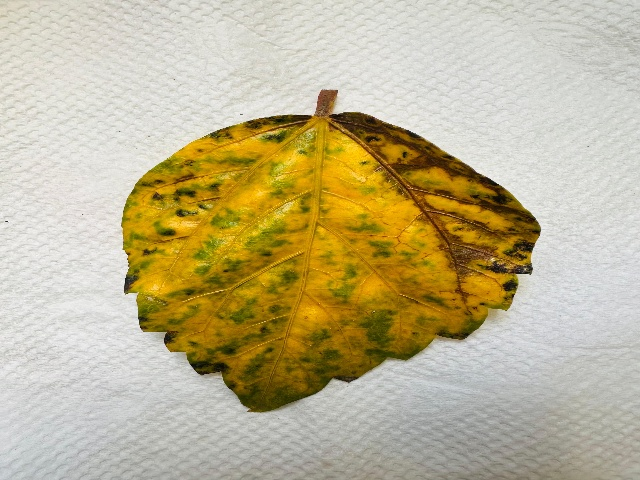
#> input picture data/feuille_reelle1.jpeg, 640 x 480 px; its folder holds only this picture in this run
$ python -i pipeline_cv.py   (imports and definitions only)   (older library calls are emulated)
#> lines starting #> are read from the running program, lines starting #| are printed output that depends on the picture; after the words box and inside, x2 and y2 are one past the last pixel; in counts of white or black regions, pixels touching at a corner belong together
import cv2
import numpy as np
import os
from skimage.feature import local_binary_pattern

# ─── 1. CHARGER UNE IMAGE ───────────────────────────────
def load_image(path):
    img = cv2.imread(path)
    if img is None:
        print(f"Erreur : impossible de charger {path}")
        return None
    print(f"✅ Image chargée : {img.shape}")
    return img

# ─── 2. CLAHE (correction luminosité) ───────────────────
def apply_clahe(img):
    lab = cv2.cvtColor(img, cv2.COLOR_BGR2LAB)
    l, a, b = cv2.split(lab)
    clahe = cv2.createCLAHE(clipLimit=2.0, tileGridSize=(8,8))
    l_clahe = clahe.apply(l)
    lab_clahe = cv2.merge((l_clahe, a, b))
    result = cv2.cvtColor(lab_clahe, cv2.COLOR_LAB2BGR)
    print("✅ CLAHE appliqué")
    return result

# ─── 3. GRABCUT (segmentation feuille) ──────────────────
def apply_grabcut(img):
    mask = np.zeros(img.shape[:2], np.uint8)
    bgd_model = np.zeros((1, 65), np.float64)
    fgd_model = np.zeros((1, 65), np.float64)
    h, w = img.shape[:2]
    rect = (10, 10, w-10, h-10)
    cv2.grabCut(img, mask, rect, bgd_model, fgd_model, 5,
                cv2.GC_INIT_WITH_RECT)
    mask2 = np.where((mask==2)|(mask==0), 0, 1).astype('uint8')
    result = img * mask2[:,:,np.newaxis]
    print("✅ GrabCut appliqué")
    return result, mask2

# ─── 4. QUALITÉ IMAGE ───────────────────────────────────
def check_quality(img):
    gray = cv2.cvtColor(img, cv2.COLOR_BGR2GRAY)
    score = cv2.Laplacian(gray, cv2.CV_64F).var()
    print(f"📊 Score netteté : {score:.2f}")
    if score < 100:
        print("⚠️  Image floue !")
        return False, score
    print("✅ Image nette")
    return True, score

# ─── 5. FEATURES HSV ────────────────────────────────────
def extract_hsv_features(img):
    hsv = cv2.cvtColor(img, cv2.COLOR_BGR2HSV)
    features = []
    for i in range(3):
        features.append(hsv[:,:,i].mean())
        features.append(hsv[:,:,i].std())
    print(f"✅ Features HSV : {np.round(features, 2)}")
    return np.array(features)

# ─── 6. FEATURES LBP ────────────────────────────────────
def extract_lbp_features(img):
    gray = cv2.cvtColor(img, cv2.COLOR_BGR2GRAY)
    lbp = local_binary_pattern(gray, P=8, R=1, method='uniform')
    hist, _ = np.histogram(lbp.ravel(), bins=10, range=(0,10))
    hist = hist / hist.sum()
    print(f"✅ Features LBP : {np.round(hist, 3)}")
    return hist

# ─── 7. SAUVEGARDER IMAGE TRAITÉE ───────────────────────
def save_processed_image(img_original, img_clahe, img_grabcut,
                          mask, image_name, output_dir="../output/processed"):
    """
    Sauvegarde 3 images :
    1. Image originale
    2. Image après CLAHE
    3. Image après GrabCut (feuille isolée)
    + Image comparaison côte à côte
    """
    os.makedirs(output_dir, exist_ok=True)
    base_name = os.path.splitext(image_name)[0]

    # Sauvegarder les 3 images
    path_original = os.path.join(output_dir, f"{base_name}_original.jpg")
    path_clahe    = os.path.join(output_dir, f"{base_name}_clahe.jpg")
    path_grabcut  = os.path.join(output_dir, f"{base_name}_grabcut.jpg")

    cv2.imwrite(path_original, img_original)
    cv2.imwrite(path_clahe, img_clahe)
    cv2.imwrite(path_grabcut, img_grabcut)

    # Image comparaison côte à côte
    h, w = img_original.shape[:2]
    comparison = np.zeros((h, w*3, 3), dtype=np.uint8)
    comparison[:, :w]      = img_original
    comparison[:, w:w*2]   = img_clahe
    comparison[:, w*2:w*3] = img_grabcut

    # Ajouter labels
    cv2.putText(comparison, "ORIGINAL", (10, 30),
                cv2.FONT_HERSHEY_SIMPLEX, 0.7, (0,255,0), 2)
    cv2.putText(comparison, "CLAHE", (w+10, 30),
                cv2.FONT_HERSHEY_SIMPLEX, 0.7, (0,255,0), 2)
    cv2.putText(comparison, "GRABCUT", (w*2+10, 30),
                cv2.FONT_HERSHEY_SIMPLEX, 0.7, (0,255,0), 2)

    path_comparison = os.path.join(output_dir, f"{base_name}_comparison.jpg")
    cv2.imwrite(path_comparison, comparison)

    print(f"💾 Images sauvegardées dans : {output_dir}")
    print(f"   → {base_name}_original.jpg")
    print(f"   → {base_name}_clahe.jpg")
    print(f"   → {base_name}_grabcut.jpg")
    print(f"   → {base_name}_comparison.jpg")

    return path_grabcut  # Retourne l'image traitée pour Membre A

# ─── PIPELINE COMPLET ────────────────────────────────────
def run_pipeline(image_path):
    print(f"\n{'='*50}")
    print(f"🌿 Analyse : {os.path.basename(image_path)}")
    print(f"{'='*50}")

    # Charger
    img = load_image(image_path)
#> in load_image, img is the input picture: shape (480, 640, 3); mean B, G, R 144.7, 179.6, 190.6
#| ✅ Image chargée : (480, 640, 3)
    if img is None:
        return None

    # Vérifier qualité
    nette, score = check_quality(img)
#> in check_quality, `gray = cv2.cvtColor(img, cv2.COLOR_BGR2GRAY)`:
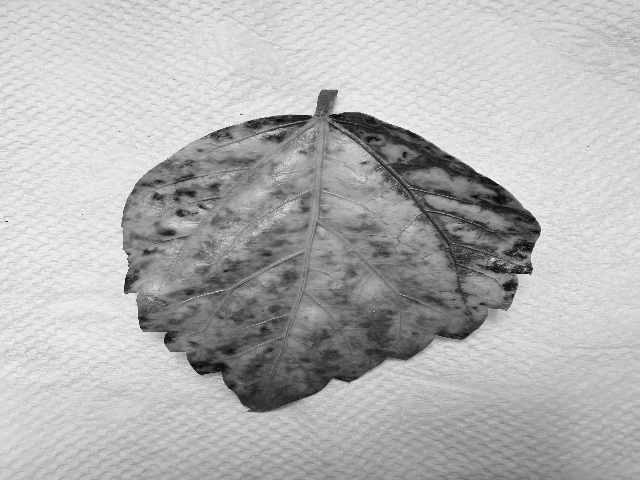
#> gray: shape (480, 640); min 5, max 248, mean 178.9
#> in check_quality, `score = cv2.Laplacian(gray, cv2.CV_64F).var()`: score = 957.2
#| 📊 Score netteté : 957.22
#> nette = True; score = 957.2
    if not nette:
        print("⚠️  Image rejetée — qualité insuffisante")

    # Traitement
    img_clahe = apply_clahe(img)
#> in apply_clahe, `lab = cv2.cvtColor(img, cv2.COLOR_BGR2LAB)`: lab: shape (480, 640, 3); mean of channels 0, 1, 2 186.8, 129.2, 145.6
#> in apply_clahe, `l, a, b = cv2.split(lab)`:
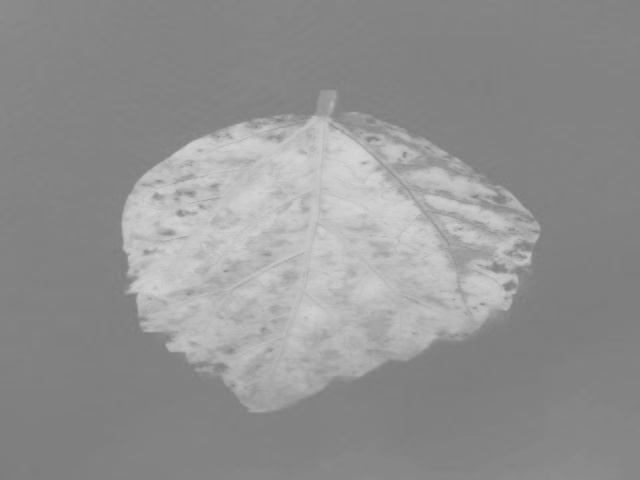
#> b: shape (480, 640); min 125, max 213, mean 145.6
#> in apply_clahe, `lab_clahe = cv2.merge((l_clahe, a, b))`: lab_clahe: shape (480, 640, 3); mean of channels 0, 1, 2 173.8, 129.2, 145.6
    img_grabcut, mask = apply_grabcut(img_clahe)
#> in apply_grabcut, `result = img * mask2[:,:,np.newaxis]`:
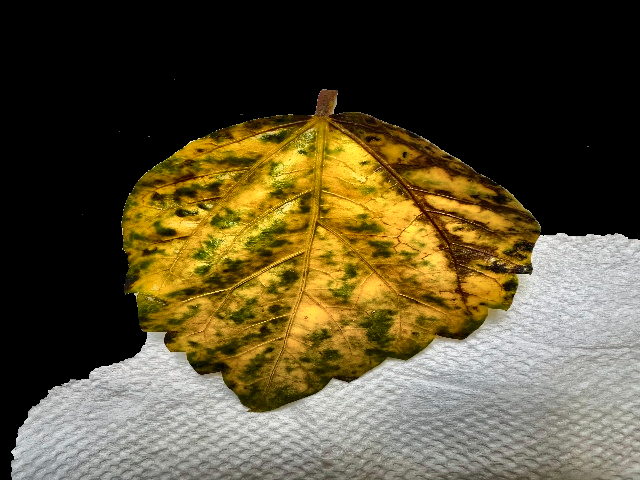
#> result: shape (480, 640, 3); mean B, G, R 50.8, 79.2, 89.7
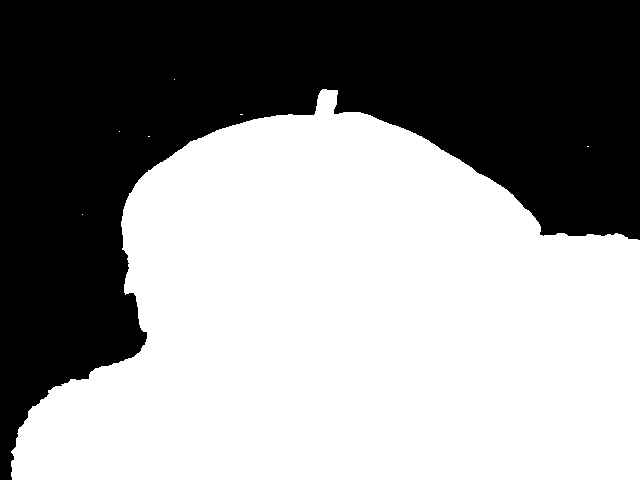
#> mask: shape (480, 640); values 0 (black) and 1 (white), 56.7% white; 1 black region, box (x1, y1, x2, y2) and area: (0, 0, 640, 480) 133170

    # Extraire features
    hsv_features = extract_hsv_features(img_grabcut)
#> in extract_hsv_features, `hsv = cv2.cvtColor(img, cv2.COLOR_BGR2HSV)`: hsv: shape (480, 640, 3); mean H, S, V 20.9, 70.8, 90.2
#> after the loop in extract_hsv_features, `for i in range(3):`: features = [20.93, 28.25, 70.8, 106, 90.17, 88.54]
#| ✅ Features HSV : [ 20.93  28.25  70.8  105.96  90.17  88.54]
#> hsv_features = [20.93, 28.25, 70.8, 106, 90.17, 88.54]
    lbp_features = extract_lbp_features(img_grabcut)
#> in extract_lbp_features, `gray = cv2.cvtColor(img, cv2.COLOR_BGR2GRAY)`:
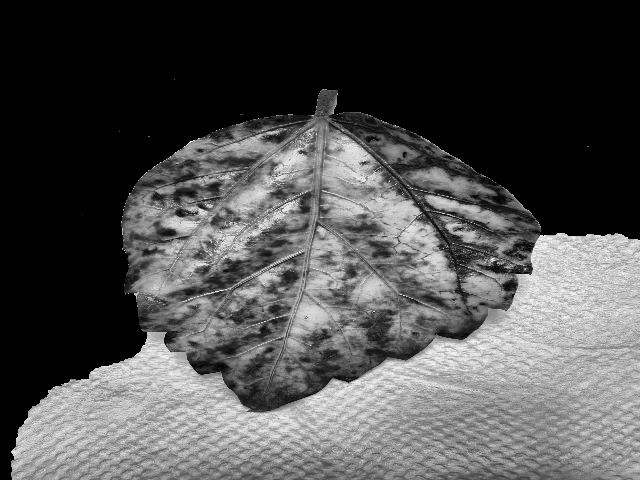
#> gray: shape (480, 640); min 0, max 248, mean 79.1
#> in extract_lbp_features, `lbp = local_binary_pattern(gray, P=8, R=1, method='uniform')`:
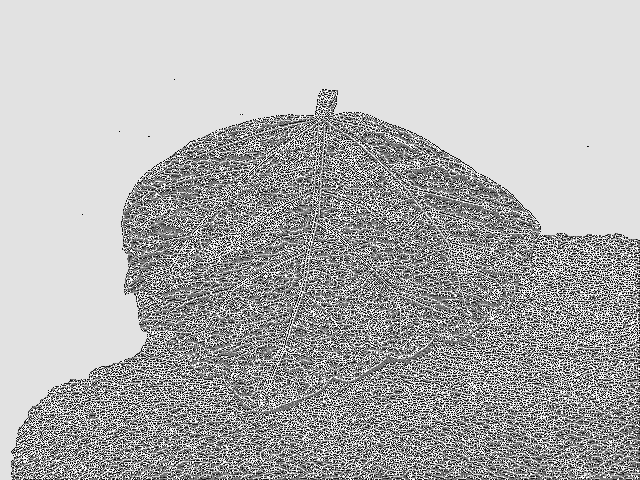
#> lbp: shape (480, 640) float64; min 0, max 9, mean 6.26; drawn with min black and max white
#> in extract_lbp_features, `hist, _ = np.histogram(lbp.ravel(), bins=10, range=(0,10))`: hist = [15858, 17466, 10726, 15384, 20321, 16638, 11723, 18254, 151031, 29799]
#> in extract_lbp_features, `hist = hist / hist.sum()`: hist = [0.0516, 0.0569, 0.0349, 0.0501, 0.0661, 0.0542, 0.0382, 0.0594, 0.492, 0.097]
#| ✅ Features LBP : [0.052 0.057 0.035 0.05  0.066 0.054 0.038 0.059 0.492 0.097]
#> lbp_features has the same summary as hist in extract_lbp_features

    # ── NOUVEAU : Sauvegarder l'image traitée ──────────
    image_name = os.path.basename(image_path)
    path_traitee = save_processed_image(
        img, img_clahe, img_grabcut, mask, image_name
    )
#> in save_processed_image, `cv2.putText(comparison, "GRABCUT", (w*2+10, 30), cv2.FONT_HERSHEY_SIMP..`:
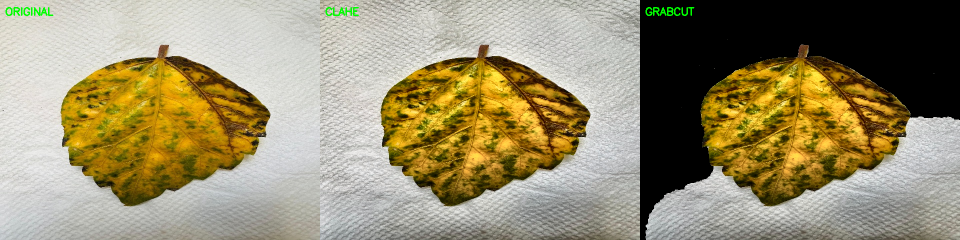
#> comparison: shape (480, 1920, 3) (shown at 1/2 size); mean B, G, R 110, 142, 152.1

    print(f"\n✅ Pipeline terminé !")
    print(f"   HSV features : {len(hsv_features)} valeurs")
#|    HSV features : 6 valeurs
    print(f"   LBP features : {len(lbp_features)} valeurs")
#|    LBP features : 10 valeurs
    print(f"   Image traitée : {path_traitee}")
#|    Image traitée : ../output/processed/feuille_reelle1_grabcut.jpg
    print(f"   → Prête pour Membre A (EfficientNet) ✅")

    return {
        'hsv_features': hsv_features,
        'lbp_features': lbp_features,
        'image_traitee': path_traitee,
        'nettete': score,
        'img_grabcut': img_grabcut
    }

# ─── TEST SUR 5 IMAGES ───────────────────────────────────
# [16 lines not run here, left out]

>>> result = run_pipeline('../data/feuille_reelle1.jpeg')
#> result = 5 items

$ run again, on data/feuille_reelle2.jpeg
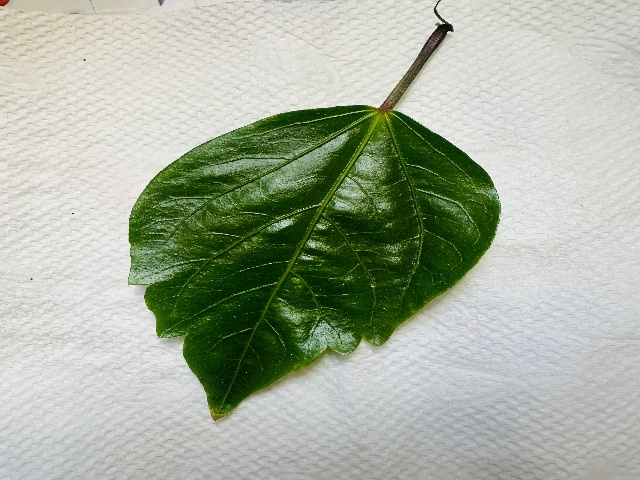
#> input picture data/feuille_reelle2.jpeg, 640 x 480 px
#> in load_image, img is the input picture: shape (480, 640, 3); mean B, G, R 158.5, 175.4, 166.7
#| ✅ Image chargée : (480, 640, 3)
#> in check_quality, `score = cv2.Laplacian(gray, cv2.CV_64F).var()`: score = 2256.8
#| 📊 Score netteté : 2256.84
#> in run_pipeline, `nette, score = check_quality(img)`: nette = True; score = 2256.8
#> lab: shape (480, 640, 3); mean of channels 0, 1, 2 177.9, 121.7, 136.2
#> lab_clahe: shape (480, 640, 3); mean of channels 0, 1, 2 169.3, 121.7, 136.2
#> in run_pipeline, `img_grabcut, mask = apply_grabcut(img_clahe)`:
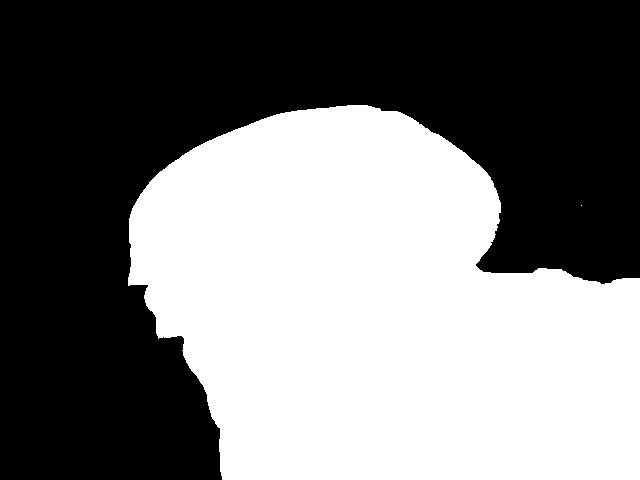
#> mask: shape (480, 640); values 0 (black) and 1 (white), 46.9% white; 2 white regions (1 under 20 px), largest, box (x1, y1, x2, y2) and area: (128, 105, 640, 480) 143943
#> hsv: shape (480, 640, 3); mean H, S, V 29.7, 46.3, 62.2
#> after the loop in extract_hsv_features, `for i in range(3):`: features = [29.68, 36.29, 46.32, 82.55, 62.2, 77.99]
#| ✅ Features HSV : [29.68 36.29 46.32 82.55 62.2  77.99]
#> in extract_lbp_features, `hist, _ = np.histogram(lbp.ravel(), bins=10, range=(0,10))`: hist = [15992, 15106, 7846, 9815, 11728, 10460, 8973, 15715, 182555, 29010]
#> in extract_lbp_features, `hist = hist / hist.sum()`: hist = [0.0521, 0.0492, 0.0255, 0.0319, 0.0382, 0.034, 0.0292, 0.0512, 0.594, 0.0944]
#| ✅ Features LBP : [0.052 0.049 0.026 0.032 0.038 0.034 0.029 0.051 0.594 0.094]
#> lbp_features has the same summary as hist in extract_lbp_features
#> in save_processed_image, `cv2.putText(comparison, "GRABCUT", (w*2+10, 30), cv2.FONT_HERSHEY_SIMP..`:
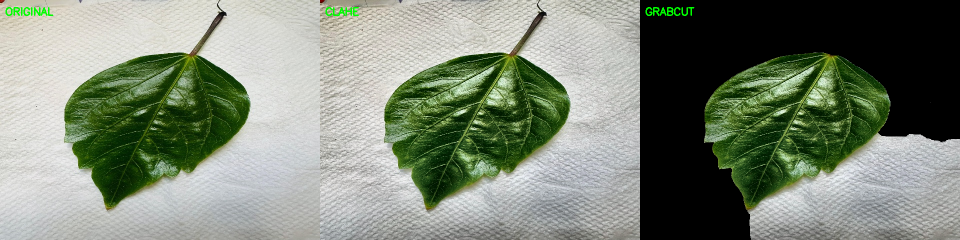
#> comparison: shape (480, 1920, 3) (shown at 1/2 size); mean B, G, R 118.5, 134.8, 125.4
#|    HSV features : 6 valeurs
#|    LBP features : 10 valeurs
#|    Image traitée : ../output/processed/feuille_reelle2_grabcut.jpg
#> `result = run_pipeline('../data/feuille_reelle1.jpeg')`: result = 5 items

$ run again, on data/temp_upload.jpg
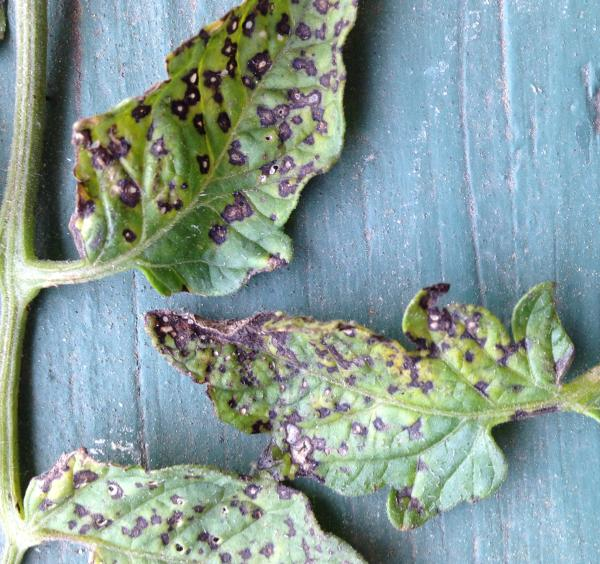
#> input picture data/temp_upload.jpg, 600 x 564 px
#> in load_image, img is the input picture: shape (564, 600, 3); mean B, G, R 151.6, 156.4, 136.2
#| ✅ Image chargée : (564, 600, 3)
#> in check_quality, `score = cv2.Laplacian(gray, cv2.CV_64F).var()`: score = 824.3
#| 📊 Score netteté : 824.26
#> in run_pipeline, `nette, score = check_quality(img)`: nette = True; score = 824.3
#> lab: shape (564, 600, 3); mean of channels 0, 1, 2 159.3, 121, 128.4
#> lab_clahe: shape (564, 600, 3); mean of channels 0, 1, 2 142.2, 121, 128.4
#> in run_pipeline, `img_grabcut, mask = apply_grabcut(img_clahe)`:
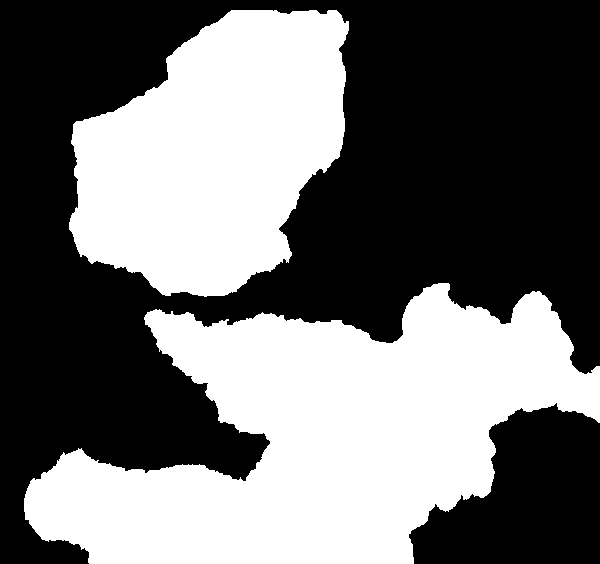
#> mask: shape (564, 600); values 0 (black) and 1 (white), 43.9% white; 2 white regions, box (x1, y1, x2, y2) and area: (24, 283, 600, 564) 92001, (69, 10, 349, 297) 56458
#> hsv: shape (564, 600, 3); mean H, S, V 28, 36.2, 63
#> after the loop in extract_hsv_features, `for i in range(3):`: features = [28, 41.93, 36.2, 57.87, 62.96, 83.08]
#| ✅ Features HSV : [28.   41.93 36.2  57.87 62.96 83.08]
#> in extract_lbp_features, `hist, _ = np.histogram(lbp.ravel(), bins=10, range=(0,10))`: hist = [7479, 10657, 10687, 21175, 30792, 21697, 11787, 10278, 198541, 15307]
#> in extract_lbp_features, `hist = hist / hist.sum()`: hist = [0.0221, 0.0315, 0.0316, 0.0626, 0.091, 0.0641, 0.0348, 0.0304, 0.587, 0.0452]
#| ✅ Features LBP : [0.022 0.031 0.032 0.063 0.091 0.064 0.035 0.03  0.587 0.045]
#> lbp_features has the same summary as hist in extract_lbp_features
#> in save_processed_image, `cv2.putText(comparison, "GRABCUT", (w*2+10, 30), cv2.FONT_HERSHEY_SIMP..`:
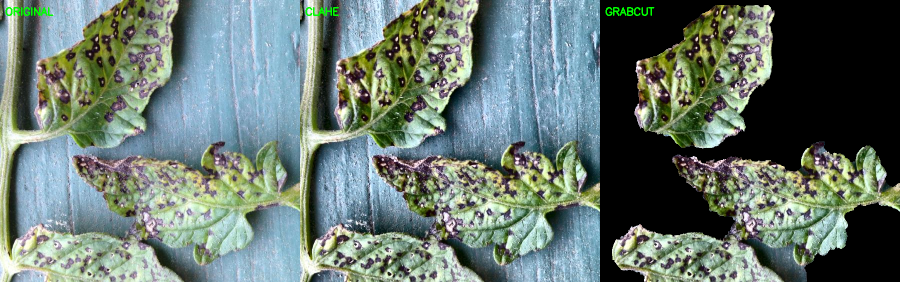
#> comparison: shape (564, 1800, 3) (shown at 1/2 size); mean B, G, R 111.7, 119.5, 103.9
#|    HSV features : 6 valeurs
#|    LBP features : 10 valeurs
#|    Image traitée : ../output/processed/temp_upload_grabcut.jpg
#> `result = run_pipeline('../data/feuille_reelle1.jpeg')`: result = 5 items
